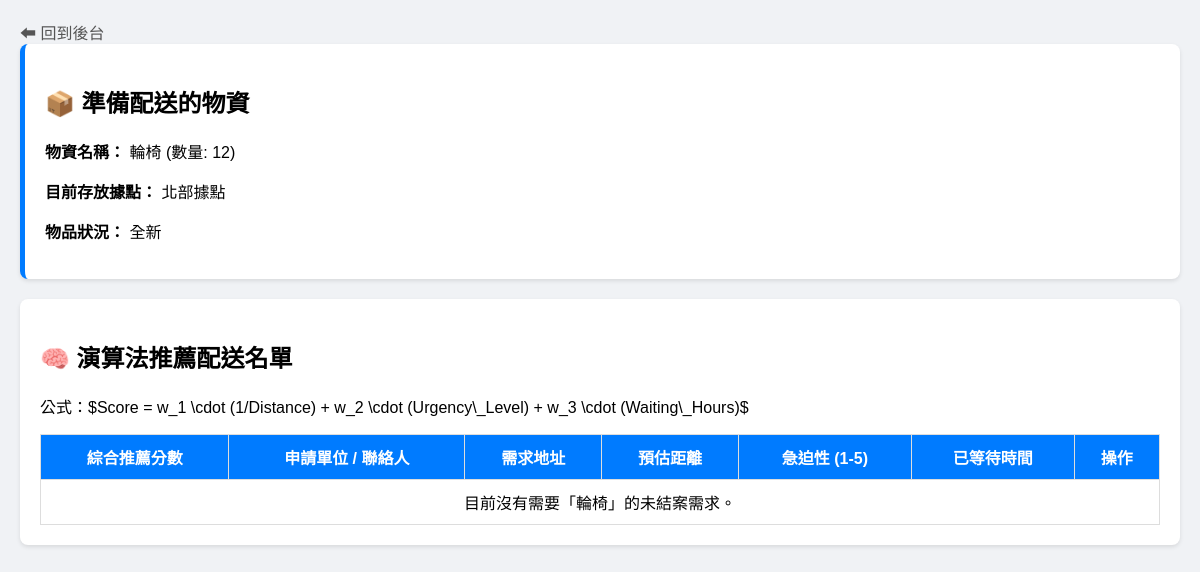
Page /match/1 on the earlier database version.
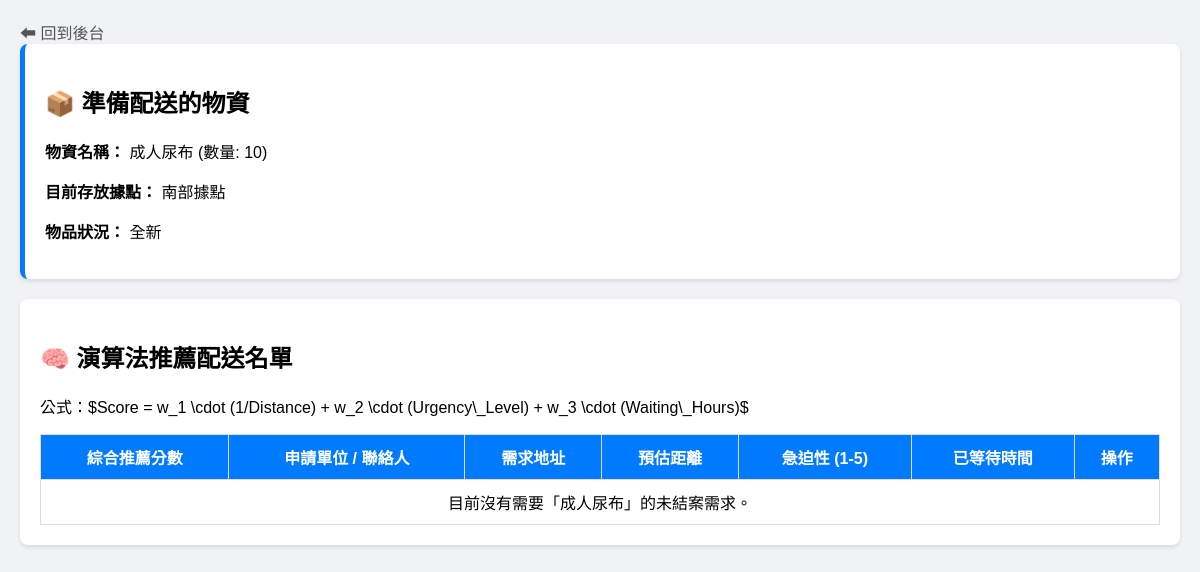
Same page on the later database version.
### app.py (models this page shows)
class Donation(db.Model):
    id = db.Column(db.Integer, primary_key=True)
    item_name = db.Column(db.String(100), nullable=False)
    quantity = db.Column(db.Integer, nullable=False)
    donor_name = db.Column(db.String(100), nullable=False)
    condition = db.Column(db.String(10), nullable=False)
    address = db.Column(db.String(200), nullable=False)
    phone = db.Column(db.String(20), nullable=False)
    image_filename = db.Column(db.String(200), nullable=True)
    timestamp = db.Column(db.DateTime, default=datetime.now)

### app.py (the view, shortened to what this page needs)
@app.route('/match/<int:donation_id>')
def match_algorithm(donation_id):
    donation = Donation.query.get_or_404(donation_id)
    open_requests = RequestItem.query.filter_by(
        is_fulfilled=False,
        item_name=donation.item_name
    ).all()
    match_results = []
    match_results = sorted(match_results, key=lambda x: x['score'], reverse=True)
    return render_template('match.html', donation=donation, matches=match_results)

### templates/match.html (shortened to what this page needs)
<!DOCTYPE html>
<html lang="zh-TW">
<head>
</head>
<body>
    <a href="/admin?password=1234" style="text-decoration:none; color: #555;">⬅ 回到後台</a>
    <div class="card" style="border-left: 5px solid #007bff;">
        <h2>📦 準備配送的物資</h2>
        <p><strong>物資名稱：</strong> {{ donation.item_name }} (數量: {{ donation.quantity }})</p>
        <p><strong>目前存放據點：</strong> {{ donation.address }}</p>
        <p><strong>物品狀況：</strong> {{ donation.condition }}</p>
    </div>
    <div class="card">
        <h2>🧠 演算法推薦配送名單</h2>
        <p>公式：$Score = w_1 \cdot (1/Distance) + w_2 \cdot (Urgency\_Level) + w_3 \cdot (Waiting\_Hours)$</p>
        <table>
            <tr>
                <th>綜合推薦分數</th>
                <th>申請單位 / 聯絡人</th>
                <th>需求地址</th>
                <th>預估距離</th>
                <th>急迫性 (1-5)</th>
                <th>已等待時間</th>
                <th>操作</th>
            </tr>
            {% for result in matches %}
            <tr class="{% if loop.first %}highlight{% endif %}">
                <td style="color: red; font-size: 1.2em;">{{ result.score }} 分</td>
                <td>{{ result.request.requester_name }}</td>
                <td>{{ result.request.address }}</td>
                <td>約 {{ result.distance }} km</td>
                <td>{{ result.request.urgency }}</td>
                <td>{{ result.hours_waiting }} 小時</td>
                <td>
                        <a href="{{ url_for('allocate_match', request_id=match.request.id, donation_id=donation.id) }}" class="btn btn-success">✅ 調用此物資</a>
                </td>
            </tr>
            {% else %}
            <tr>
                <td colspan="7">目前沒有需要「{{ donation.item_name }}」的未結案需求。</td>
            </tr>
            {% endfor %}
        </table>
    </div>
</body>
</html>

Differences in the rows shown:
changed Donation "全新": item_name "輪椅" → "成人尿布"; quantity "12" → "10"; address "北部據點" → "南部據點"
